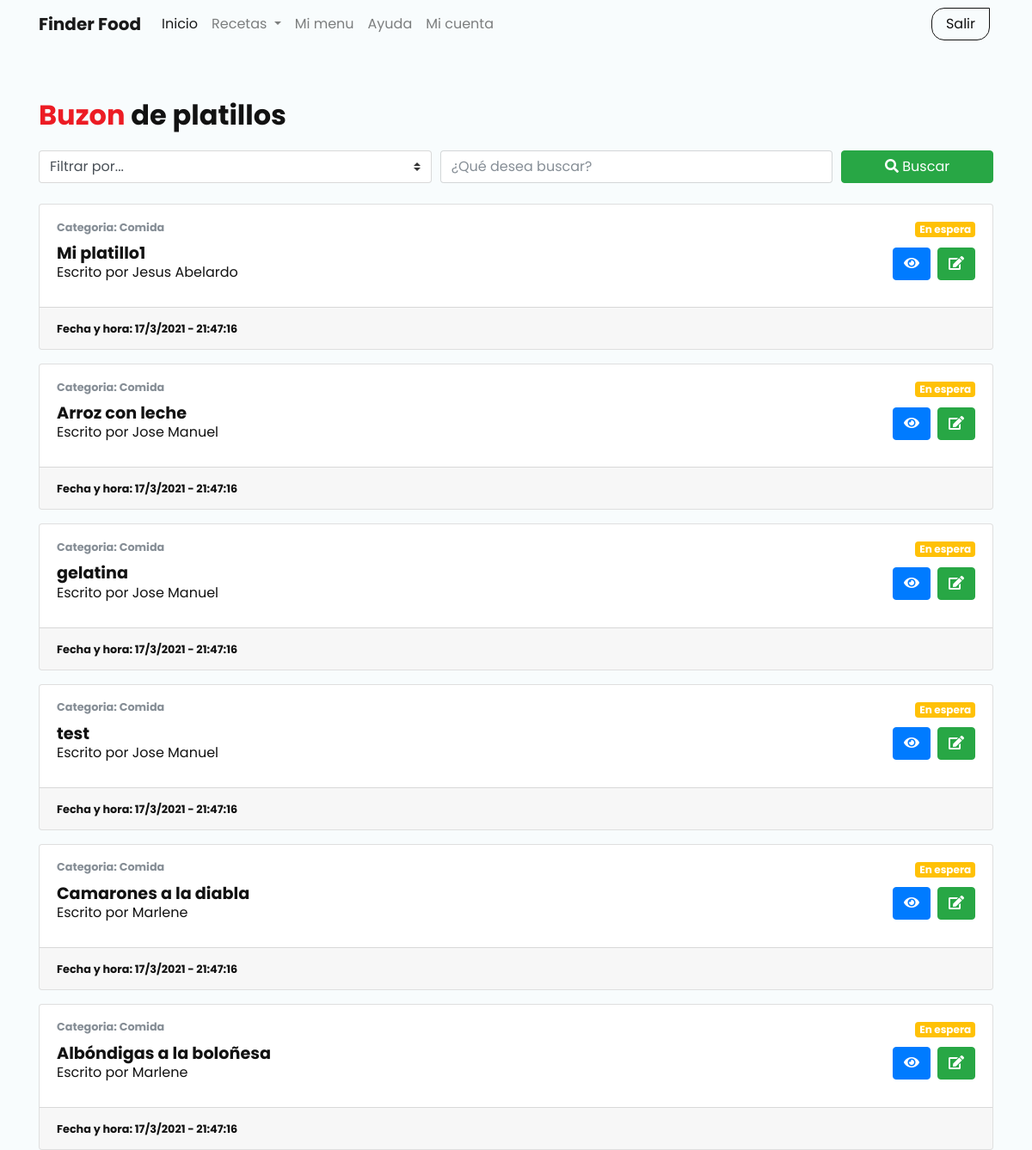
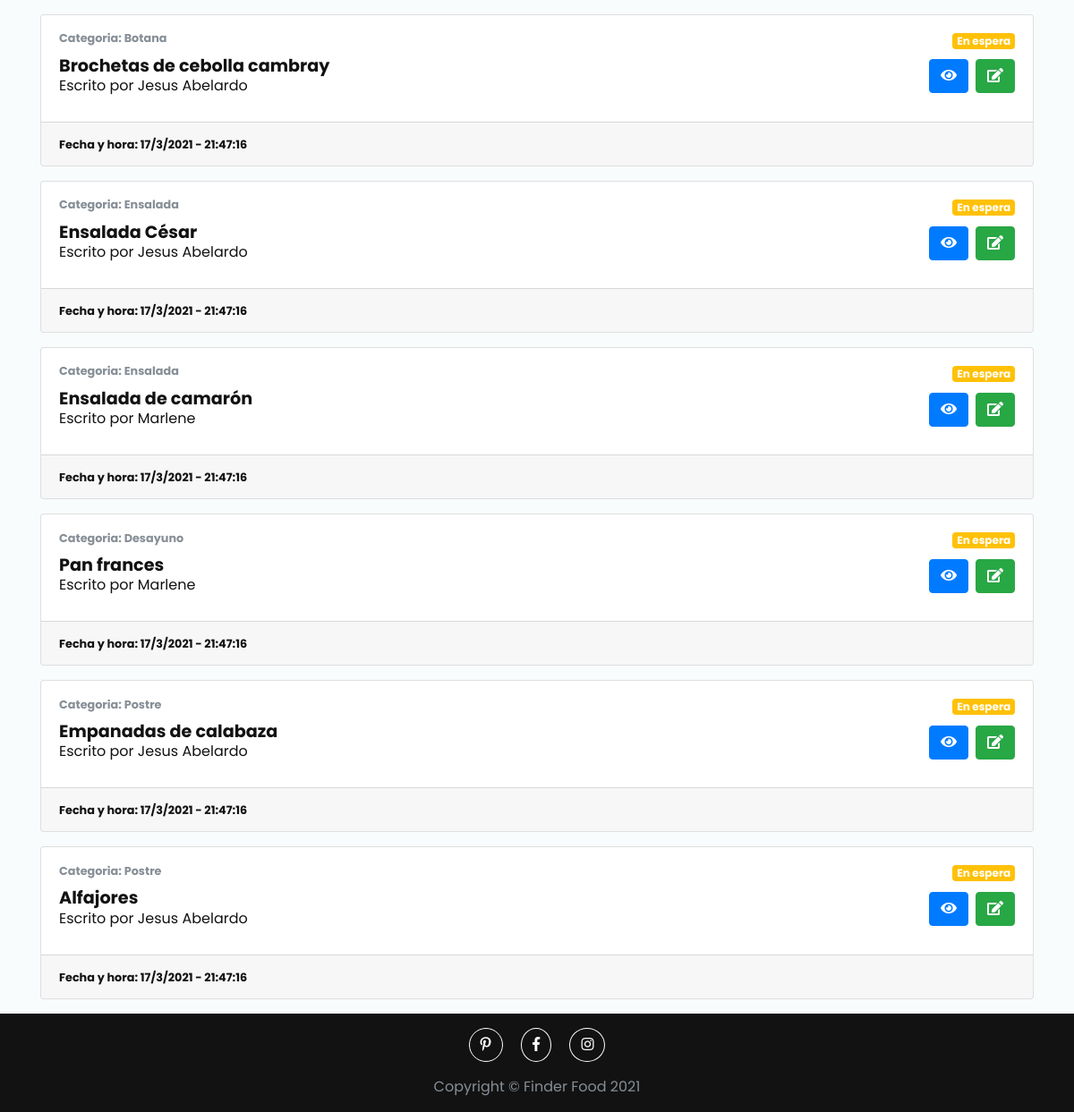
The app's page /?page=buzon-platillos (signed in), older data (2 pictures, top to bottom).
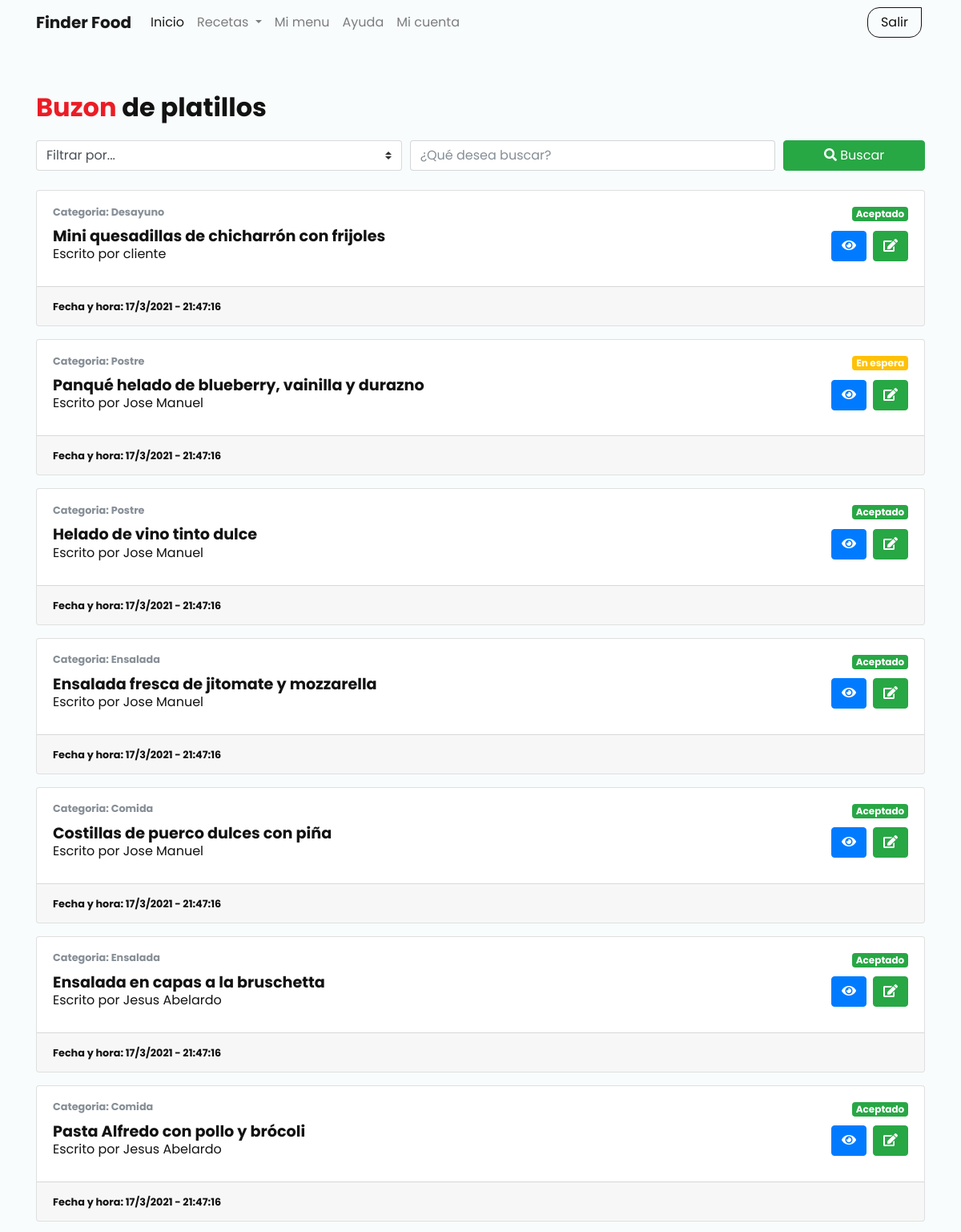
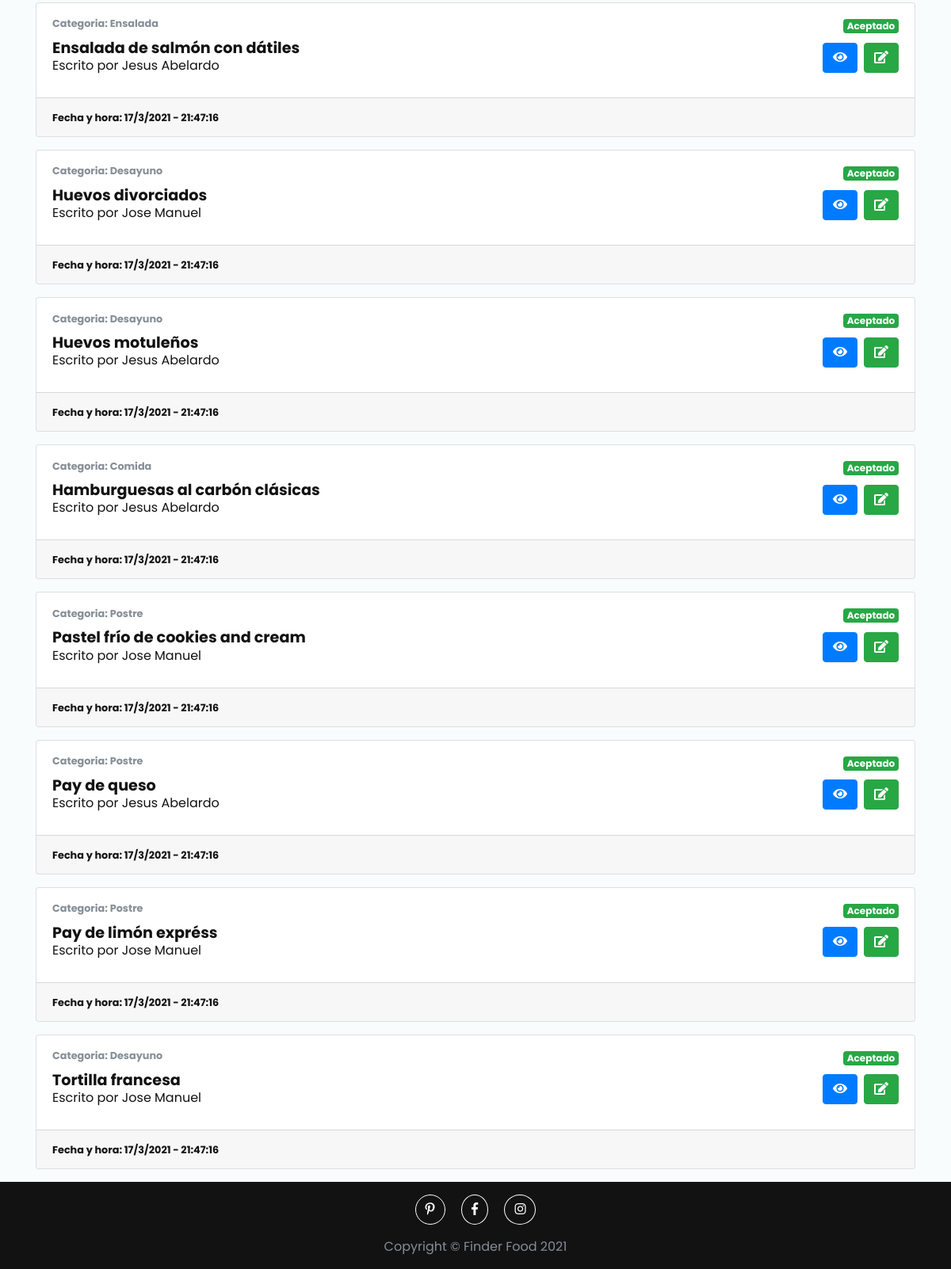
The same page, newer data (2 pictures, top to bottom).
### tables this page shows
CREATE TABLE `fin_platillos` (
  `IdPlatillo` int(11) NOT NULL AUTO_INCREMENT,
  `Platillo` varchar(50) NOT NULL,
  `Ingrediente` text NOT NULL,
  `Preparacion` text NOT NULL,
  `ImagenPlatillo` varchar(255) NOT NULL DEFAULT '',
  `FechaRegistro` date NOT NULL,
  `HoraRegistro` time NOT NULL,
  `FkCategoria` tinyint(2) NOT NULL,
  `FkSeguimiento` tinyint(1) NOT NULL,
  `FkUsuario` int(11) NOT NULL,
  PRIMARY KEY (`IdPlatillo`),
  KEY `FkPreparacion` (`Preparacion`(1024)),
  KEY `FkCategoria` (`FkCategoria`) USING BTREE,
  KEY `FkUsuario` (`FkUsuario`),
  KEY `FkSeguimiento` (`FkSeguimiento`),
  CONSTRAINT `fin_platillos_ibfk_3` FOREIGN KEY (`FkCategoria`) REFERENCES `cat_categorias` (`IdCategoria`) ON DELETE CASCADE,
  CONSTRAINT `fin_platillos_ibfk_4` FOREIGN KEY (`FkUsuario`) REFERENCES `fin_usuarios` (`IdUsuario`) ON DELETE CASCADE,
  CONSTRAINT `fin_platillos_ibfk_5` FOREIGN KEY (`FkSeguimiento`) REFERENCES `cat_seguimientos` (`IdSeguimiento`) ON DELETE CASCADE
);

### directorios.php (called while the page is built, shortened)
<?php
$recursos_bs_css  = "vendor/bootstrap/css/bootstrap.min.css";
$recursos_bs_sticky = "vendor/bootstrap/css/sticky-footer-navbar.css";
$iconos_fontAwesome = "vendor/fontawesome/css/all.css";
$estilos_css = "resources/css/style.css";

### resources/class/class.connection.php (called while the page is built, shortened)
<?php
$db = Connection("finder_food");
function Connection($database,$usr="root",$pass=""){
    $obj= new DBObject("localhost:3306",$database,$usr,$pass);
    $obj->execute("set names utf8",array());
    return($obj);
}
class DBObject {
    private $conn;
    private $rs;
    private $mode;
    function __construct($host,$database,$usuario,$password=""){
        try{
            $this->conn = new PDO("mysql:host={$host};dbname={$database}", $usuario, $password);
       	    $this->conn->setAttribute(PDO::ATTR_ERRMODE, PDO::ERRMODE_EXCEPTION);
        } catch(PDOException $e){
            echo "ERROR: " . $e->getMessage();
        }
    }
    function fetchObject(){
        $this->mode = PDO::FETCH_OBJ;
    }
	function query($sql,$params=array())
	{
	    try {
           $this->rs = $this->conn->prepare($sql);
           $this->rs->execute($params);
           $this->rs->setFetchMode($this->mode);
           return($this->rs);
        }
        catch(Exception $e) {
           $this->showDebug($sql,$e);
        }
	}
	function recordSet($sql,$params=array())
	{
	    return($this->query($sql,$params));
	}
	function record($sql,$params=array(), $array=false)
	{
    	return ($this->next($this->rs));
	}
	function execute($sql,$params=array())
	{
	    try {
           $this->rs = $this->conn->prepare($sql);
           $this->rs->execute($params);
        }
        catch(Exception $e) {
           $this->showDebug($sql,$e);
        }
	}
	function next($rs)
	{
	    if($rs)
            return($rs->fetch());
        else
    		return($this->rs->fetch());
	}
}
?>

### models/model.platillo.php (called while the page is built, shortened)
<?php
require_once("model.base.php");
$platillo = new Platillo($db);
?>

### models/model.base.php (called while the page is built, shortened)
<?php
require_once($_SERVER["DOCUMENT_ROOT"] . "/proyecto/resources/class/class.connection.php");
class Model {
    public    $db;
    private   $view;
    private   $key;
    public    $data;
    public function __construct($db) {
        $this->db   = $db;
    }
    public function setView ($v) {$this->view =$v;}
    public function setKey  ($k) {$this->key  =$k;}
    public function getOne($id){
        $this->data=$this->db->record("SELECT * FROM {$this->view} WHERE {$this->key}=?",array($id));
    }
    public function getAll($order=""){
        if($order) $ord =" ORDER BY {$order}"; else $ord="";
        $this->data=$this->db->recordSet("SELECT * FROM {$this->view} {$ord}");
    }
    public function next(){
        return $this->db->next($this->data);
    }
}
?>

### views/user/empleado/buzon-platillos.php (the view, shortened to what this page needs)
<?php include $base_dir . "/models/model.platillo.php" ?>
<?php
    $platillo->getAll('IdPlatillo DESC');
?>
<?php include $templates_header_empleado ?>
<body class="d-flex flex-column h-100">
    <?php include $templates_navbar_empleado ?>
    <main role="main">
        <div class="container">
            <h2><b><span class="color-red">Buzon</span> de platillos</b></h2>
            <div class="my-4">
                <form action="#">
                    <div class="form-row">
                        <div class="col-12 col-md-5 mb-3 mb-md-0">
                            <select class="form-control custom-select" id="pais">
                                <option disabled selected>Filtrar por...</option>
                            </select>
                        </div>
                        <div class="col-12 col-md-5 mb-3 mb-md-0">
                            <input type="text" class="form-control" id="filtro" placeholder="¿Qué desea buscar?">
                        </div>
                        <div class="col-12 col-md-2">
                            <button type="submit" class="btn btn-success btn-block"><i class="fas fa-search"></i> Buscar</button>
                        </div>
                    </div>
                </form>
            </div>
            <div class="cards-group">
                <?php while($row = $platillo->next()): ?>
                <div class="card mb-3">
                    <div class="card-body">
                        <div class="d-flex align-items-center justify-content-between">
                            <small class="card-subtitle d-block text-muted">Categoria: <?= $row->Categoria ?></small>
                            <?php if($row->FkSeguimiento == 1): ?>
                                <span class="badge bg-warning"><?= $row->Seguimiento ?></span>
                            <?php elseif($row->FkSeguimiento == 2): ?>
                                <span class="badge bg-success"><?= $row->Seguimiento ?></span>
                            <?php elseif($row->FkSeguimiento == 3): ?>
                                <span class="badge bg-danger"><?= $row->Seguimiento ?></span>
                            <?php endif; ?>
                        </div>
                        <div class="row my-2">
                            <div class="col-12 col-md-8">
                                <div>
                                    <h6 class="card-title mb-0"><?= $row->Platillo ?></h6>
                                    <p class="card-text">Escrito por <?= $row->NombreUsuario ?></p>
                                </div>
                            </div>
                            <div class="col d-md-flex align-items-center justify-content-end">
                                <a href="?page=detalles-platillo&id=<?= $row->IdPlatillo ?>" class="btn btn-primary mr-2" data-toggle="tooltip" title="Ver"><i class="fas fa-eye"></i></a>
                                <a href="<?= $row->IdPlatillo ?>" data-target="#confirm-update" data-toggle="modal" class="btn btn-success" data-toggle="tooltip" title="Actualizar seguimiento"><i class="fas fa-edit"></i></a>
                            </div>
                        </div>
                    </div>
                    <div class="card-footer">
                        <small>Fecha y hora: 17/3/2021 - 21:47:16</small>
                    </div>
                </div>
                <?php endwhile; ?>
            </div>
        </div>
    </main>
    <footer class="footer mt-auto py-3">
        <div class="container">
            <div class="text-center">
                <div class="mb-3">
                    <a href="#" class="btn btn-outline-white mx-2 rounded-circle"><i class="fab fa-pinterest-p"></i></a>
                    <a href="#" class="btn btn-outline-white mx-2 rounded-circle"><i class="fab fa-facebook-f"></i></a>
                    <a href="#" class="btn btn-outline-white mx-2 rounded-circle"><i class="fab fa-instagram"></i></a>
                </div>
                <span class="text-muted">Copyright &copy; Finder Food 2021</span>
            </div>
        </div>
    </footer>
</body>
</html>

### index.php (shortened to what this page needs)
<?php
include "directorios.php";
include 'resources/class/class.connection.php';
if (isset($_GET["page"])) {
    switch ($_GET['page']) {
        case 'buzon-platillos':
            include 'views/user/empleado/buzon-platillos.php';
            break;
    }
} else {
    include 'views/home/inicio.php';
}

### views/template/header_empleado.php (shortened to what this page needs)
<!DOCTYPE html>
<html lang="es" class="h-100">
<head>
    <link rel="stylesheet" href="<?= $recursos_bs_css ?>">
    <link rel="stylesheet" href="<?= $recursos_bs_sticky ?>">
    <link rel="stylesheet" href="<?= $estilos_css ?>">
    <link href="https://unpkg.com/aos@2.3.1/dist/aos.css" rel="stylesheet">
    <link rel="stylesheet" href="<?= $iconos_fontAwesome ?>">
</head>

### views/template/navbar_empleado.php (shortened to what this page needs)
<header>
    <nav class="navbar navbar-expand-md navbar-light sticky-top">
        <div class="container">
            <a class="navbar-brand" href="?page=inicio"><b>Finder Food</b></a>
            <div class="collapse navbar-collapse" id="navbarCollapse">
                <ul class="navbar-nav mr-auto">
                    <li class="nav-item active">
                        <a class="nav-link" href="?page=inicio">Inicio <span class="sr-only">(current)</span></a>
                    </li>
                    <li class="nav-item dropdown">
                        <a class="nav-link dropdown-toggle" href="#" id="navbarDropdown" role="button" data-toggle="dropdown" aria-haspopup="true" aria-expanded="false">
                            Recetas
                        </a>
                    </li>
                    <li class="nav-item">
                        <a class="nav-link" href="?page=menu-empleado">Mi menu</a>
                    </li>
                    <li class="nav-item">
                        <a class="nav-link" href="?page=ayuda">Ayuda</a>
                    </li>
                    <li class="nav-item">
                        <a class="nav-link" href="?page=mi-cuenta">Mi cuenta</a>
                    </li>
                </ul>
                <div>
                    <a href="controllers/controller.logout.php" class="btn btn-outline-dark-custom mx-1 px-3 my-2 my-sm-0">Salir</a>
                </div>
            </div>
        </div>
    </nav>
</header>

### resources/css/style.css (style rules this page uses)
html, body { background-color: #F8FCFD; color: #121212; font-family: 'Poppins', sans-serif; }
h6 { font-size: 1.2rem; font-weight: bolder; }
small { font-weight: bolder; }
.color-red { color: #ec1c24; }
.btn-outline-white { color: #ffff; background-color: transparent; border: 1px solid #ffff; cursor: pointer; }
.btn-outline-dark-custom { border-radius: 15px 0px 15px 15px; border: 1px solid #121212; color: #121212; transition: 300ms all ease-in-out; }

Row changes from the older to the newer data that the page shows:
removed fin_platillos: Categoria "Comida", Seguimiento "En espera", Platillo "Mi platillo1", NombreUsuario "Jesus Abelardo"
removed fin_platillos: Categoria "Comida", Seguimiento "En espera", Platillo "Arroz con leche", NombreUsuario "Jose Manuel"
removed fin_platillos: Categoria "Comida", Seguimiento "En espera", Platillo "gelatina", NombreUsuario "Jose Manuel"
removed fin_platillos: Categoria "Comida", Seguimiento "En espera", Platillo "test", NombreUsuario "Jose Manuel"
removed fin_platillos: Categoria "Comida", Seguimiento "En espera", Platillo "Camarones a la diabla", NombreUsuario "Marlene"
removed fin_platillos: Categoria "Comida", Seguimiento "En espera", Platillo "Albóndigas a la boloñesa", NombreUsuario "Marlene"
removed fin_platillos: Categoria "Botana", Seguimiento "En espera", Platillo "Brochetas de cebolla cambray", NombreUsuario "Jesus Abelardo"
removed fin_platillos: Categoria "Ensalada", Seguimiento "En espera", Platillo "Ensalada César", NombreUsuario "Jesus Abelardo"
removed fin_platillos: Categoria "Ensalada", Seguimiento "En espera", Platillo "Ensalada de camarón", NombreUsuario "Marlene"
removed fin_platillos: Categoria "Desayuno", Seguimiento "En espera", Platillo "Pan frances", NombreUsuario "Marlene"
removed fin_platillos: Categoria "Postre", Seguimiento "En espera", Platillo "Empanadas de calabaza", NombreUsuario "Jesus Abelardo"
removed fin_platillos: Categoria "Postre", Seguimiento "En espera", Platillo "Alfajores", NombreUsuario "Jesus Abelardo"
added fin_platillos: Categoria "Desayuno", Seguimiento "Aceptado", Platillo "Mini quesadillas de chicharrón con frijoles", NombreUsuario "cliente"
added fin_platillos: Categoria "Postre", Seguimiento "En espera", Platillo "Panqué helado de blueberry, vainilla y durazno", NombreUsuario "Jose Manuel"
added fin_platillos: Categoria "Postre", Seguimiento "Aceptado", Platillo "Helado de vino tinto dulce", NombreUsuario "Jose Manuel"
added fin_platillos: Categoria "Ensalada", Seguimiento "Aceptado", Platillo "Ensalada fresca de jitomate y mozzarella", NombreUsuario "Jose Manuel"
added fin_platillos: Categoria "Comida", Seguimiento "Aceptado", Platillo "Costillas de puerco dulces con piña", NombreUsuario "Jose Manuel"
added fin_platillos: Categoria "Ensalada", Seguimiento "Aceptado", Platillo "Ensalada en capas a la bruschetta", NombreUsuario "Jesus Abelardo"
added fin_platillos: Categoria "Comida", Seguimiento "Aceptado", Platillo "Pasta Alfredo con pollo y brócoli", NombreUsuario "Jesus Abelardo"
added fin_platillos: Categoria "Ensalada", Seguimiento "Aceptado", Platillo "Ensalada de salmón con dátiles", NombreUsuario "Jesus Abelardo"
added fin_platillos: Categoria "Desayuno", Seguimiento "Aceptado", Platillo "Huevos divorciados", NombreUsuario "Jose Manuel"
added fin_platillos: Categoria "Desayuno", Seguimiento "Aceptado", Platillo "Huevos motuleños", NombreUsuario "Jesus Abelardo"
added fin_platillos: Categoria "Comida", Seguimiento "Aceptado", Platillo "Hamburguesas al carbón clásicas", NombreUsuario "Jesus Abelardo"
added fin_platillos: Categoria "Postre", Seguimiento "Aceptado", Platillo "Pastel frío de cookies and cream", NombreUsuario "Jose Manuel"
added fin_platillos: Categoria "Postre", Seguimiento "Aceptado", Platillo "Pay de queso", NombreUsuario "Jesus Abelardo"
added fin_platillos: Categoria "Postre", Seguimiento "Aceptado", Platillo "Pay de limón expréss", NombreUsuario "Jose Manuel"
added fin_platillos: Categoria "Desayuno", Seguimiento "Aceptado", Platillo "Tortilla francesa", NombreUsuario "Jose Manuel"
